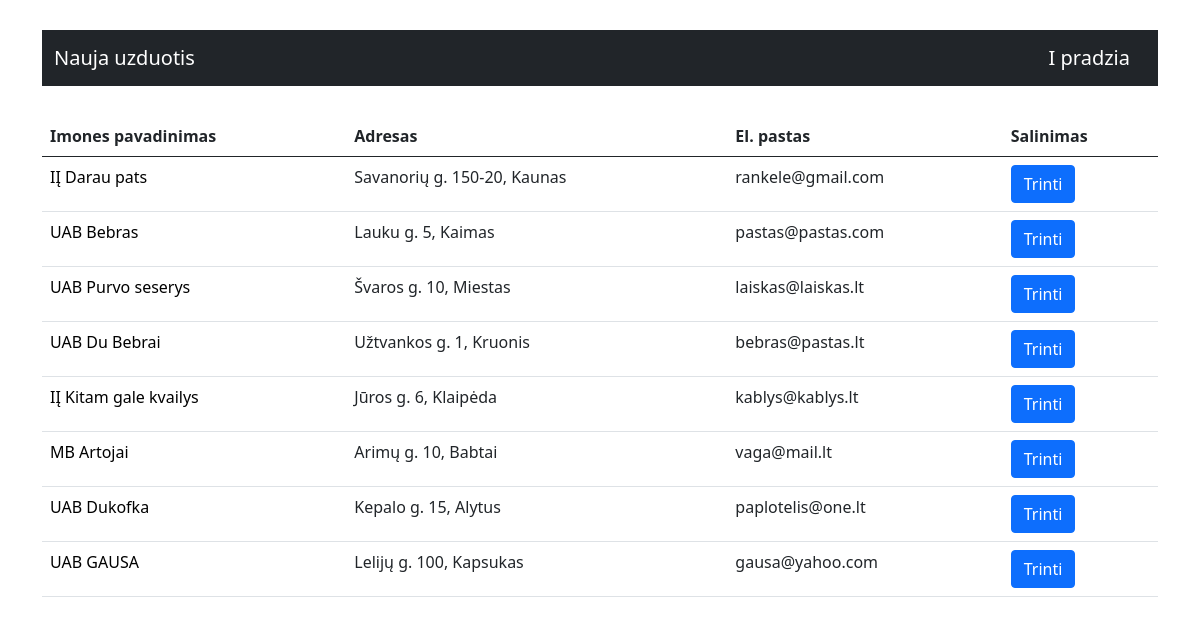
The page /visosImones on the database its author committed.
### tables this page shows
CREATE TABLE `imones` (
  `id` int(11) NOT NULL,
  `pavadinimas` varchar(255) NOT NULL,
  `pvm_kodas` varchar(15) NOT NULL,
  `adresas` varchar(255) NOT NULL,
  `tel_nr` varchar(255) NOT NULL,
  `el_pastas` varchar(255) NOT NULL,
  `veikla` varchar(255) NOT NULL,
  `vadovas` varchar(255) NOT NULL
);

### controllers/visosImones.php (called while the page is built, shortened)
<?php
$connect = Database::connect();
$tasks = new Task($connect);
require 'view/pages/visosImones.view.php';

### index.php (called while the page is built, shortened)
<?php
require Router::load('routes.php')->direct(Request::uri());
?>

### app/Task.php (called while the page is built, shortened)
<?php
class Task{
    protected $pdo;
    public function __construct($pdo)
    {
        $this->pdo = $pdo;
    }
    public function allTasks(){
        $statement = $this->pdo->prepare('SELECT * from imones');
        $statement->execute();
        return $statement->fetchAll(PDO::FETCH_ASSOC);
    }
}

### view/_partials/head.view.php (shortened to what this page needs)
<!DOCTYPE html>
    <html lang="en">
    <head>
        <link href="https://cdn.jsdelivr.net/npm/bootstrap@5.0.2/dist/css/bootstrap.min.css" rel="stylesheet">
        <link rel="stylesheet" href="https://cdn.jsdelivr.net/npm/bootstrap-icons@1.7.2/font/bootstrap-icons.css">
    </head>
    <body>

### view/pages/visosImones.view.php (shortened to what this page needs)
<?php require 'view/_partials/head.view.php'; ?>
<div class="container" style="margin-top: 30px">
    <nav class="navbar navbar-dark bg-dark">
        <div class="container-fluid">
            <a class="navbar-brand" href="/add-task">Nauja uzduotis</a>
            <a class="navbar-brand" href="/">I pradzia</a>
        </div>
    </nav>
</div>
    <div class="container">
        <table class="table" style="margin-top: 30px">
            <thead>
                <tr>
                    <th scope="col">Imones pavadinimas</th>
                    <th scope="col">Adresas</th>
                    <th>El. pastas</th>
                    <th>Salinimas</th>
                </tr>
            </thead>
            <tbody>
                <?php foreach ($tasks->allTasks() as $key=>$task) :?>
                    <tr>
                        <td>
                            <a href="" style="text-decoration: none; color: black;" data-bs-toggle="modal" data-bs-target="#viewModal<?= $task['id'] ;?>">
                                <?= $task['pavadinimas']; ?>
                            </a>
                        </td>
                        <td>
                            <?= $task['adresas']; ?>
                        </td>
                        <td>
                            <?= $task['el_pastas']; ?>
                        </td>
                        <td>
                            <button type="button" class="btn btn-primary" data-bs-toggle="modal" data-bs-target="#deleteModal<?= $task['id'] ;?>">
                                Trinti
                            </button>
                        </td>
                    </tr>
                <?php endforeach; ?>
            </tbody>
        </table>
    </div>
<?php require 'view/_partials/htmlEnd.php'; ?>

### rows shown on the page
imones: pavadinimas "IĮ Darau pats", adresas "Savanorių g. 150-20, Kaunas", el_pastas "rankele@gmail.com"
imones: pavadinimas "UAB Bebras", adresas "Lauku g. 5, Kaimas", el_pastas "pastas@pastas.com"
imones: pavadinimas "UAB Purvo seserys", adresas "Švaros g. 10, Miestas", el_pastas "laiskas@laiskas.lt"
imones: pavadinimas "UAB Du Bebrai", adresas "Užtvankos g. 1, Kruonis", el_pastas "bebras@pastas.lt"
imones: pavadinimas "IĮ Kitam gale kvailys", adresas "Jūros g. 6, Klaipėda", el_pastas "kablys@kablys.lt"
imones: pavadinimas "MB Artojai", adresas "Arimų g. 10, Babtai", el_pastas "vaga@mail.lt"
imones: pavadinimas "UAB Dukofka", adresas "Kepalo g. 15, Alytus", el_pastas "paplotelis@one.lt"
imones: pavadinimas "UAB GAUSA", adresas "Lelijų g. 100, Kapsukas", el_pastas "gausa@yahoo.com"
